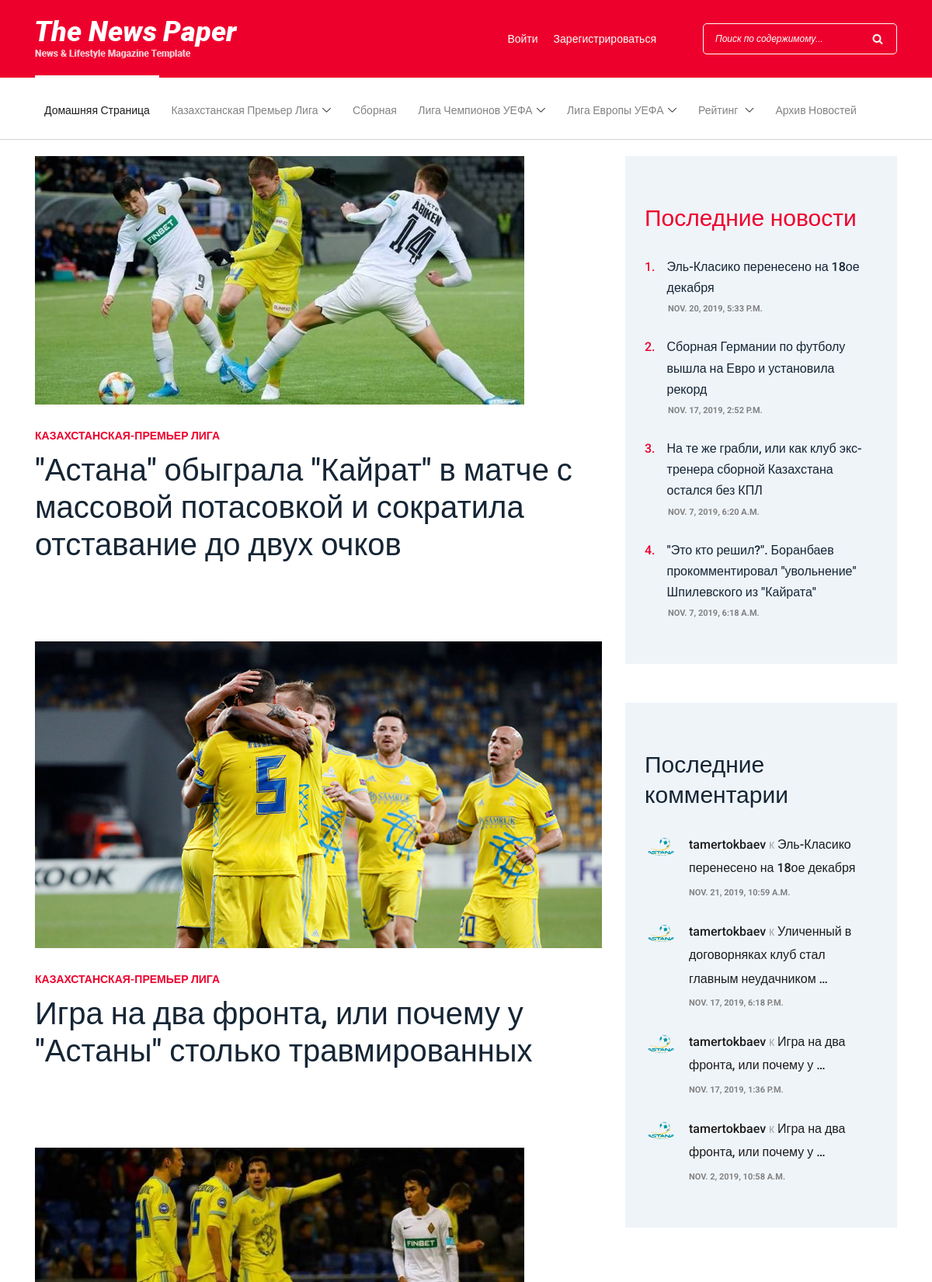
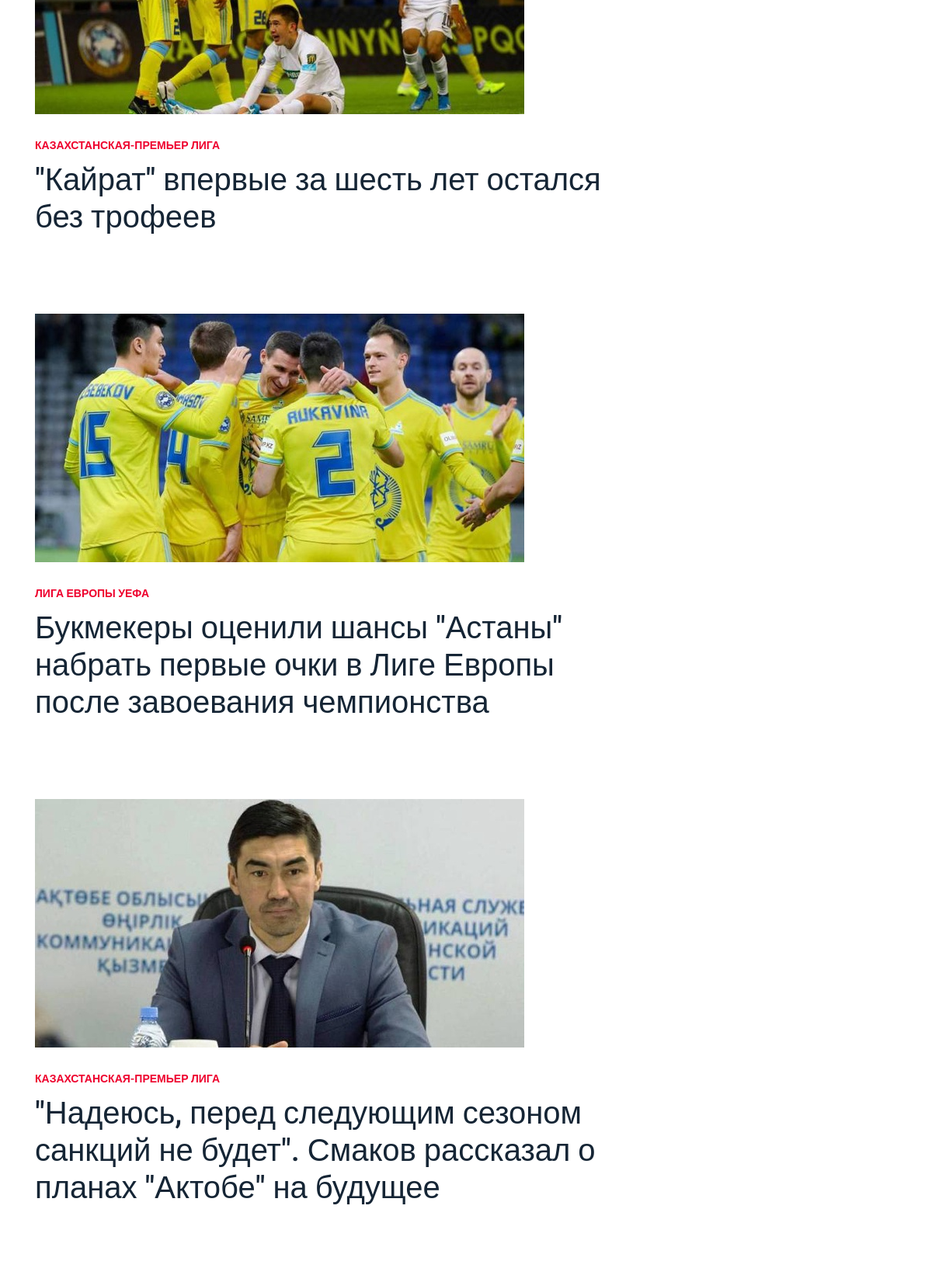
Page /archive/ (upper part) on the committed database (2 pictures, top to bottom).
### Django_App/applications/news/models.py (models this page shows, shortened)
class News(models.Model):
    KPL = 'Казахстанская-премьер лига'  # Kazakhstan premier league
    NAT_TEAM = 'Национальная сборная по футболу'  # National team of Kazakhstan
    UCL = 'Лига чемпионов УЕФА'  # UEFA Champions League
    UEL = 'Лига Европы УЕФА'  # UEFA Europe League
    ANOTHER = 'Другое'  # Another
    TAG_TYPES = [
        (ANOTHER, 'Другое'),
        (KPL, 'Казахстанская-премьер лига'),
        (NAT_TEAM, 'Национальная сборная по футболу'),
        (UCL, 'Лига чемпионов УЕФА'),
        (UEL, 'Лига Европы УЕФА'),
    ]
    news_title = models.CharField('Title of the news', max_length=200)
    news_sh_description = models.CharField('Short description of the news', max_length=800)
    news_content = RichTextUploadingField()
    news_tag = models.CharField(max_length=100, choices=TAG_TYPES, default=ANOTHER)
    publication_date = models.DateTimeField('Date of publication of the news')
    count_of_views = models.IntegerField('Count of views of the news')
    img = models.ImageField(upload_to='images/')

class Comment(models.Model):
    news = models.ForeignKey(News, on_delete=models.CASCADE)
    comment_author = models.ForeignKey(User, on_delete=models.CASCADE)
    comment_text = models.TextField('Content of comment')
    comment_date = models.DateTimeField('Date of publication of the comment', default=timezone.now)

class Profile(models.Model):
    user = models.OneToOneField(User, on_delete=models.CASCADE)
    birth_date = models.DateTimeField(null=True, blank=True, default=timezone.now)
    avatar = models.ImageField(upload_to='images/avatars/', null=True, default='images/avatars/defavatar.jpg')

### Django_App/applications/news/views.py (the view)
# urls.py: path('archive/', views.archive, name='archive'),
def archive(request):
    try:
        news_list = News.objects.order_by('publication_date')
        latest_comments = Comment.objects.order_by('-comment_date')[:4]
        latest_news = News.objects.order_by('-publication_date')[:4]
    except:
        raise Http404('Список новостей пуст')
    return render(request, 'news/catagories-post.html', {'news_list': news_list, 'latest_comments': latest_comments, 'latest_news': latest_news})

### templates/news/catagories-post.html (shortened to what this page needs)
{% extends 'news/index.html' %}
    {% block main %}
    {% if news_list %}
    <div class="blog-area section-padding-0-80">
        <div class="container">
            <div class="row">
                <div class="col-12 col-lg-8">
                    <div class="blog-posts-area">
                        {% for news in news_list %}
                        <div class="single-blog-post featured-post mb-30">
                            <div class="post-thumb">
                                <a href="{% url 'news:one_by_one' news.id %}"><img src="{{ news.img.url }}" alt=""></a>
                            </div>
                            <div class="post-data">
                                <a href="{% url 'news:one_by_one' news.id %}" class="post-catagory">{{ news.news_tag }}</a>
                                <a href="{% url 'news:one_by_one' news.id %}" class="post-title">
                                    <h6>{{ news.news_title }}</h6>
                                </a>
                            </div>
                        </div>
                        {% endfor %}
                    </div>
                </div>
                <div class="col-12 col-lg-4">
                    <div class="blog-sidebar-area">
                        <div class="popular-news-widget mb-50">
                            <h3>Последние новости</h3>
                            {% if latest_news %}
                                {% for news in latest_news %}
                                    <div class="single-popular-post">
                                        <a href="{% url 'news:one_by_one' news.id %}">
                                            <h6><span>{{ forloop.counter }}.</span> {{ news.news_title }}</h6>
                                        </a>
                                        <p>{{ news.publication_date }}</p>
                                    </div>
                                {% endfor %}
                            {% else %}
                                Пока еще нет последних новостей.
                            {% endif %}
                        </div>
                        <div class="latest-comments-widget">
                            <h3>Последние комментарии</h3>
                            {% if latest_comments %}
                                {% for comment in latest_comments %}
                                    <div class="single-comments d-flex">
                                        <div class="comments-thumbnail mr-15">
                                            <img src="{{ comment.comment_author.profile.avatar.url }}" alt="">
                                        </div>
                                        <div class="comments-text">
                                            <a href="#">{{ comment.comment_author }} <span>к</span> {{ comment.news.news_title|truncatewords:7 }}</a>
                                            <p>{{ comment.comment_date }}</p>
                                        </div>
                                    </div>
                                {% endfor %}
                            {% else %}
                                Комментарии пока оставлены не были
                            {% endif %}
                        </div>
                    </div>
                </div>
            </div>
        </div>
    </div>
    {% else %}
        Пока новостей нет
    {% endif %}
    {% endblock %}

### static/style.css (style rules this page uses)
* { margin: 0; padding: 0; }
body { font-family: "Roboto", sans-serif; font-size: 14px; }
h1, h2, h3, h4, h5, h6 { color: #152535; line-height: 1.3; font-weight: 700; }
p { color: #828282; font-size: 14px; line-height: 2; font-weight: 400; }
a, a:hover, a:focus { -webkit-transition-duration: 500ms; transition-duration: 500ms; text-decoration: none; outline: 0 solid transparent; color: #1c1c1c; font-weight: 500; font-size: 14px; color: #828282; }
img { height: auto; max-width: 100%; }
.mb-30 { margin-bottom: 30px; }
.mb-50 { margin-bottom: 50px !important; }
.mr-15 { margin-right: 15px !important; }
.section-padding-0-80 { padding-top: 0; padding-bottom: 80px; }
.single-blog-post { position: relative; z-index: 1; }
.single-blog-post .post-thumb a { display: block; }
.single-blog-post .post-data { padding: 30px 0; }
.single-blog-post .post-data .post-catagory { font-size: 14px; color: #ee002d; text-transform: uppercase; font-weight: 700; margin-bottom: 10px; display: block; }
.single-blog-post .post-data .post-title { display: block; }
.single-blog-post .post-data .post-title h6 { -webkit-transition-duration: 500ms; transition-duration: 500ms; line-height: 1.9; }
.single-blog-post.featured-post { position: relative; z-index: 1; }
.single-blog-post.featured-post .post-data { padding: 30px 0; }
.single-blog-post.featured-post .post-data .post-title h6 { font-size: 40px; line-height: 1.2; margin-bottom: 20px; font-weight: 500; }
.popular-news-widget { position: relative; z-index: 1; background-color: #eff4f9; padding: 60px 25px; }
.popular-news-widget h3 { font-size: 30px; margin-bottom: 30px; font-weight: 400; color: #ee002d; }
.popular-news-widget .single-popular-post { position: relative; z-index: 1; margin-bottom: 30px; }
.popular-news-widget .single-popular-post h6 { -webkit-transition-duration: 500ms; transition-duration: 500ms; display: -webkit-box; display: -ms-flexbox; display: flex; line-height: 1.7; font-weight: 500; }
.popular-news-widget .single-popular-post h6 span { margin-right: 15px; color: #ee002d; }
.popular-news-widget .single-popular-post p { margin-bottom: 0; font-size: 11px; text-transform: uppercase; font-weight: 700; color: #828282; margin-left: 30px; line-height: 1; }
.popular-news-widget .single-popular-post:last-child { margin-bottom: 0; }
.latest-comments-widget { position: relative; z-index: 1; background-color: #eff4f9; padding: 60px 25px; }
.latest-comments-widget h3 { font-size: 30px; margin-bottom: 30px; font-weight: 400; color: #152535; }
.latest-comments-widget .single-comments { position: relative; z-index: 1; margin-bottom: 30px; }
.latest-comments-widget .single-comments .comments-thumbnail { -webkit-box-flex: 0; -ms-flex: 0 0 42px; flex: 0 0 42px; max-width: 42px; width: 42px; height: 42px; border-radius: 50%; margin-top: 6px; }
.latest-comments-widget .single-comments .comments-thumbnail img { border-radius: 50%; display: block; }
.latest-comments-widget .single-comments .comments-text a { display: block; font-size: 16px; color: #1c1c1c; margin-bottom: 10px; line-height: 1.9; }
.latest-comments-widget .single-comments .comments-text a span { color: #a8a8a8; }
.latest-comments-widget .single-comments .comments-text p { margin-bottom: 0; font-size: 11px; text-transform: uppercase; font-weight: 700; color: #828282; line-height: 1; }
.latest-comments-widget .single-comments:last-child { margin-bottom: 0; }

### rows in the picture
News: img (picture), news_tag "КАЗАХСТАНСКАЯ-ПРЕМЬЕР ЛИГА", news_title "\"Астана\" обыграла \"Кайрат\" в матче с массовой потасовкой и сократила отставание до двух очков"
News: img (picture), news_tag "КАЗАХСТАНСКАЯ-ПРЕМЬЕР ЛИГА", news_title "Игра на два фронта, или почему у \"Астаны\" столько травмированных"
News: img (picture), news_tag "КАЗАХСТАНСКАЯ-ПРЕМЬЕР ЛИГА", news_title "\"Кайрат\" впервые за шесть лет остался без трофеев"
News: img (picture), news_tag "ЛИГА ЕВРОПЫ УЕФА", news_title "Букмекеры оценили шансы \"Астаны\" набрать первые очки в Лиге Европы после завоевания чемпионства"
News: img (picture), news_tag "КАЗАХСТАНСКАЯ-ПРЕМЬЕР ЛИГА", news_title "\"Надеюсь, перед следующим сезоном санкций не будет\". Смаков рассказал о планах \"Актобе\" на будущее"
News: news_title "Эль-Класико перенесено на 18ое декабря", publication_date "NOV. 20, 2019, 5:33 P.M."
News: news_title "Сборная Германии по футболу вышла на Евро и установила рекорд", publication_date "NOV. 17, 2019, 2:52 P.M."
News: news_title "На те же грабли, или как клуб экс-тренера сборной Казахстана остался без КПЛ", publication_date "NOV. 7, 2019, 6:20 A.M."
News: news_title "\"Это кто решил?\". Боранбаев прокомментировал \"увольнение\" Шпилевского из \"Кайрата\"", publication_date "NOV. 7, 2019, 6:18 A.M."
Comment: comment_author.profile.avatar (picture), comment_author "tamertokbaev", news.news_title "Эль-Класико перенесено на 18ое декабря", comment_date "NOV. 21, 2019, 10:59 A.M."
Comment: comment_author.profile.avatar (picture), comment_author "tamertokbaev", news.news_title "Уличенный в договорняках клуб стал главным неудачником …", comment_date "NOV. 17, 2019, 6:18 P.M."
Comment: comment_author.profile.avatar (picture), comment_author "tamertokbaev", news.news_title "Игра на два фронта, или почему у …", comment_date "NOV. 17, 2019, 1:36 P.M."
Comment: comment_author.profile.avatar (picture), comment_author "tamertokbaev", news.news_title "Игра на два фронта, или почему у …", comment_date "NOV. 2, 2019, 10:58 A.M."
